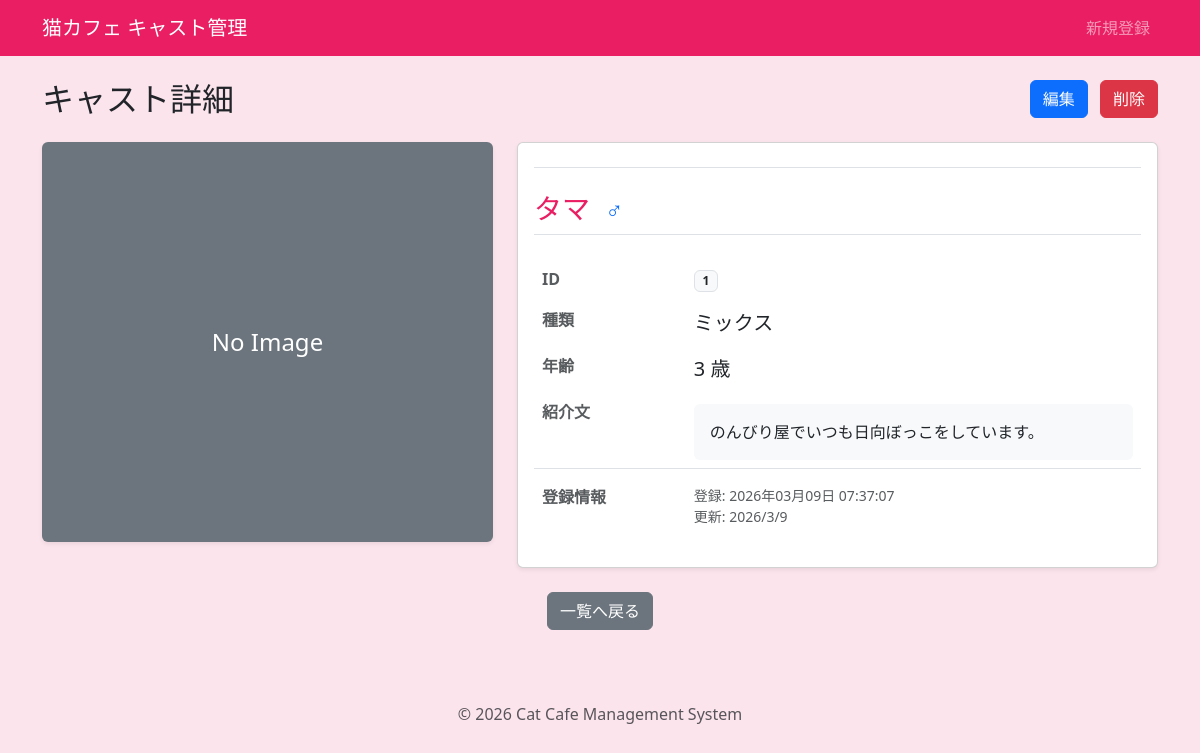
Screenshot of /detail.php?id=1 with the database file from the repository.
### tables this page shows
CREATE TABLE `cats` (
  `id` int(11) NOT NULL AUTO_INCREMENT,
  `name` varchar(50) NOT NULL,
  `breed_id` int(11) NOT NULL,
  `gender` tinyint(4) NOT NULL COMMENT '1:おとこのこ 2:おんなのこ',
  `age` int(11) NOT NULL,
  `profile` text,
  `image_name` varchar(255) DEFAULT NULL,
  `created_at` datetime DEFAULT CURRENT_TIMESTAMP,
  `updated_at` datetime DEFAULT CURRENT_TIMESTAMP ON UPDATE CURRENT_TIMESTAMP,
  PRIMARY KEY (`id`),
  UNIQUE KEY `uk_name` (`name`),
  KEY `fk_breed_id` (`breed_id`),
  CONSTRAINT `cats_ibfk_1` FOREIGN KEY (`breed_id`) REFERENCES `breeds` (`id`)
);

CREATE TABLE `breeds` (
  `id` int(11) NOT NULL AUTO_INCREMENT,
  `name` varchar(50) NOT NULL,
  `created_at` datetime DEFAULT CURRENT_TIMESTAMP,
  `updated_at` datetime DEFAULT CURRENT_TIMESTAMP ON UPDATE CURRENT_TIMESTAMP,
  PRIMARY KEY (`id`)
);

### inc/functions.php (called while the page is built, shortened)
<?php
function h($string)
{
  return htmlspecialchars($string, ENT_QUOTES, 'UTF-8');
}
function format_date($datetime, $type)
{
  $format_types = [
    1 => 'Y年m月d日 H:i:s',
    2 => 'Y年m月d日',
    3 => 'Y/n/j',
  ];
  return date($format_types[$type], strtotime($datetime));
}

### detail.php (the view, shortened to what this page needs)
<?php
require_once './inc/functions.php';
$id = $_GET['id'] ?? '';
$db = db_connect();
$cat = null;
try {
  $sql = 'SELECT cats.*,breeds.name AS breed_name FROM cats INNER JOIN breeds ON cats.breed_id = breeds.id WHERE cats.id = :id';
  $stmt = $db->prepare($sql);
  $stmt->bindParam(':id', $id, PDO::PARAM_INT);
  $stmt->execute();
  $cat = $stmt->fetch(PDO::FETCH_ASSOC);
} catch (PDOException $e) {
  exit('データの取得に失敗しました: ' . h($e->getMessage()));
}
require_once 'inc/header.php';
?>
<div class="d-flex justify-content-between align-items-center mb-4">
  <h2 class="mb-0">キャスト詳細</h2>
  <div>
    <a href="edit.php?id=<?php echo $cat['id']; ?>" class="btn btn-primary me-2">編集</a>
    <button type="button" class="btn btn-danger" data-bs-toggle="modal" data-bs-target="#deleteModal">
      削除
    </button>
  </div>
</div>
<div class="row">
  <div class="col-md-5 mb-4 mb-md-0">
    <?php if (empty($cat['image_name'])): ?>
      <div class="bg-secondary text-white d-flex justify-content-center align-items-center rounded shadow-sm w-100" style="height: 400px;">
        <span class="fs-4">No Image</span>
      </div>
    <?php endif; ?>
  </div>
  <div class="col-md-7">
    <div class="card shadow-sm h-100">
      <div class="card-body">
        <h3 class="card-title text-pink border-bottom pb-2 mb-4">
          <h3 class="card-title text-pink border-bottom pb-2 mb-4">
            <?php echo h($cat['name']); ?>
            <?php if ($cat['gender'] == 1): ?>
              <span class="text-primary fs-4 ms-2">♂</span>
            <?php elseif ($cat['gender'] == 2): ?>
              <span class="text-danger fs-4 ms-2">♀</span>
            <?php endif; ?>
          </h3>
          <table class="table table-borderless">
            <tbody>
              <tr>
                <th class="w-25 text-muted">ID</th>
                <td><span class="badge bg-light text-dark border"><?php echo h($cat['id']); ?></span></td>
              </tr>
              <tr>
                <th class="text-muted">種類</th>
                <td class="fs-5">
                  <?php echo h($cat['breed_name']); ?>
                </td>
              </tr>
              <tr>
                <th class="text-muted">年齢</th>
                <td class="fs-5">
                  <?php echo h($cat['age']); ?>
                   歳
                </td>
              </tr>
              <tr>
                <th class="text-muted">紹介文</th>
                <td>
                  <div class="p-3 bg-light rounded mt-1">
                    <?php echo h($cat['profile']); ?>
                  </div>
                </td>
              </tr>
              <tr>
                <th class="text-muted border-top pt-3 mt-3">登録情報</th>
                <td class="border-top pt-3 mt-3 small text-muted">
                  登録:
                  <?php echo h(date('Y年m月d日 H:i:s', strtotime($cat['created_at']))); ?>
                  <br>
                  更新:
                  <?php echo h(format_date($cat['updated_at'], 3)); ?>
                </td>
              </tr>
            </tbody>
          </table>
      </div>
    </div>
  </div>
</div>
<div class="mt-4 text-center">
  <a href="index.php" class="btn btn-secondary">一覧へ戻る</a>
</div>
<?php require_once 'inc/footer.php'; ?>

### inc/header.php (style rules this page uses)
body { background-color: #fce4ec; }

### detail.php (style rules this page uses)
.text-pink { color: #e91e63; }

### rows the page displays
cats: name "タマ", id "1", breed.name "ミックス", age "3", profile "のんびり屋でいつも日向ぼっこをしています。", created_at "2026年03月09日 07:37:07", format_date($cat['updated_at'], 3) "2026/3/9"
